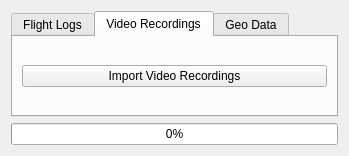
<?xml version="1.0" encoding="UTF-8"?>
<ui version="4.0">
 <class>ImportExportDialog</class>
 <widget class="QDialog" name="ImportExportDialog">
  <property name="geometry">
   <rect>
    <x>0</x>
    <y>0</y>
    <width>349</width>
    <height>156</height>
   </rect>
  </property>
  <property name="windowTitle">
   <string>Import/Export Dialog</string>
  </property>
  <layout class="QVBoxLayout" name="verticalLayout_2">
   <item>
    <widget class="QTabWidget" name="tabWidget">
     <property name="currentIndex">
      <number>1</number>
     </property>
     <widget class="QWidget" name="Tab_FlightLogs">
      <attribute name="title">
       <string>Flight Logs</string>
      </attribute>
      <layout class="QVBoxLayout" name="verticalLayout">
       <item>
        <widget class="QPushButton" name="btnImport_FlightLogs">
         <property name="text">
          <string>Import Flight Logs</string>
         </property>
        </widget>
       </item>
       <item>
        <widget class="QPushButton" name="btnExport_FlightLogs">
         <property name="text">
          <string>Export Flight Logs</string>
         </property>
        </widget>
       </item>
      </layout>
     </widget>
     <widget class="QWidget" name="Tab_VideoRecordings">
      <attribute name="title">
       <string>Video Recordings</string>
      </attribute>
      <layout class="QVBoxLayout" name="verticalLayout_3">
       <item>
        <widget class="QPushButton" name="btnImport_VideoRecordings">
         <property name="text">
          <string>Import Video Recordings</string>
         </property>
        </widget>
       </item>
      </layout>
     </widget>
     <widget class="QWidget" name="Tab_GeoData">
      <attribute name="title">
       <string>Geo Data</string>
      </attribute>
      <layout class="QVBoxLayout" name="verticalLayout_4">
       <item>
        <widget class="QPushButton" name="btnImport_GeoData">
         <property name="text">
          <string>Import Geo Data</string>
         </property>
        </widget>
       </item>
      </layout>
     </widget>
    </widget>
   </item>
   <item>
    <widget class="QProgressBar" name="pBar_ImportExport">
     <property name="value">
      <number>0</number>
     </property>
    </widget>
   </item>
  </layout>
 </widget>
 <resources/>
 <connections/>
</ui>
